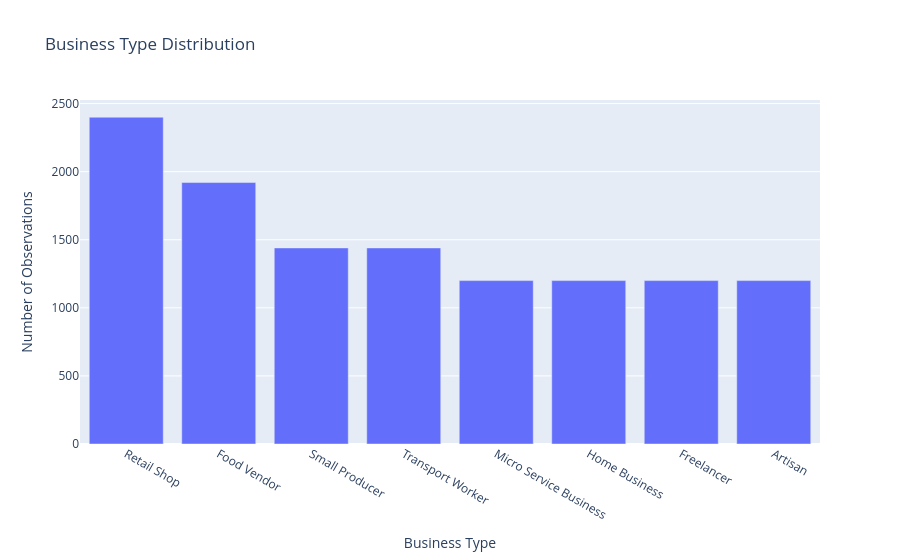

The cell this chart's notebook holds for it:
### Code cell
fig = px.bar(
    df["business_type"].value_counts().reset_index(),
    x="business_type",
    y="count",
    title="Business Type Distribution",
    labels={"business_type": "Business Type", "count": "Number of Observations"}
)

fig.show()

### Figure 1 — Plotly figure (JSON) as saved in the notebook; plotly's stock layout.template omitted (floating-point values rounded to 4 significant figures)
{"data": [{"hovertemplate": "Business Type=%{x}<br>Number of Observations=%{y}<extra></extra>", "legendgroup": "", "marker": {"color": "#636efa", "pattern": {"shape": ""}}, "name": "", "orientation": "v", "showlegend": false, "textposition": "auto", "type": "bar", "x": ["Retail Shop", "Food Vendor", "Small Producer", "Transport Worker", "Micro Service Business", "Home Business", "Freelancer", "Artisan"], "xaxis": "x", "y": [2400, 1920, 1440, 1440, 1200, 1200, 1200, 1200], "yaxis": "y"}], "layout": {"barmode": "relative", "legend": {"tracegroupgap": 0}, "title": {"text": "Business Type Distribution"}, "xaxis": {"anchor": "y", "domain": [0, 1], "title": {"text": "Business Type"}}, "yaxis": {"anchor": "x", "domain": [0, 1], "title": {"text": "Number of Observations"}}}}
